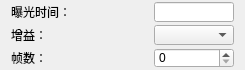
<?xml version="1.0" encoding="UTF-8"?>
<ui version="4.0">
 <class>PEsiPanelWidget</class>
 <widget class="QWidget" name="PEsiPanelWidget">
  <property name="geometry">
   <rect>
    <x>0</x>
    <y>0</y>
    <width>245</width>
    <height>70</height>
   </rect>
  </property>
  <property name="sizePolicy">
   <sizepolicy hsizetype="Expanding" vsizetype="Preferred">
    <horstretch>0</horstretch>
    <verstretch>0</verstretch>
   </sizepolicy>
  </property>
  <property name="minimumSize">
   <size>
    <width>0</width>
    <height>70</height>
   </size>
  </property>
  <property name="maximumSize">
   <size>
    <width>16777215</width>
    <height>16777215</height>
   </size>
  </property>
  <property name="windowTitle">
   <string>PEsiPanelWidget</string>
  </property>
  <layout class="QGridLayout" name="gridLayout" columnstretch="1,0,0">
   <property name="topMargin">
    <number>2</number>
   </property>
   <property name="bottomMargin">
    <number>2</number>
   </property>
   <property name="verticalSpacing">
    <number>3</number>
   </property>
   <item row="0" column="0">
    <widget class="QLabel" name="sampleTimeStaticLabel">
     <property name="minimumSize">
      <size>
       <width>60</width>
       <height>16</height>
      </size>
     </property>
     <property name="maximumSize">
      <size>
       <width>100</width>
       <height>16</height>
      </size>
     </property>
     <property name="text">
      <string>曝光时间：</string>
     </property>
    </widget>
   </item>
   <item row="0" column="1">
    <spacer name="horizontalSpacer">
     <property name="orientation">
      <enum>Qt::Horizontal</enum>
     </property>
     <property name="sizeHint" stdset="0">
      <size>
       <width>96</width>
       <height>20</height>
      </size>
     </property>
    </spacer>
   </item>
   <item row="0" column="2">
    <widget class="QLineEdit" name="cycleTimeEdit">
     <property name="minimumSize">
      <size>
       <width>80</width>
       <height>20</height>
      </size>
     </property>
     <property name="maximumSize">
      <size>
       <width>80</width>
       <height>20</height>
      </size>
     </property>
    </widget>
   </item>
   <item row="1" column="0">
    <widget class="QLabel" name="gainStaticLabel">
     <property name="minimumSize">
      <size>
       <width>30</width>
       <height>16</height>
      </size>
     </property>
     <property name="maximumSize">
      <size>
       <width>100</width>
       <height>16</height>
      </size>
     </property>
     <property name="text">
      <string>增益：</string>
     </property>
    </widget>
   </item>
   <item row="1" column="2">
    <widget class="QComboBox" name="gainComboBox">
     <property name="minimumSize">
      <size>
       <width>80</width>
       <height>20</height>
      </size>
     </property>
     <property name="maximumSize">
      <size>
       <width>80</width>
       <height>20</height>
      </size>
     </property>
     <property name="contextMenuPolicy">
      <enum>Qt::DefaultContextMenu</enum>
     </property>
    </widget>
   </item>
   <item row="2" column="0">
    <widget class="QLabel" name="singleShotFramesStaticLabel">
     <property name="maximumSize">
      <size>
       <width>100</width>
       <height>16777215</height>
      </size>
     </property>
     <property name="text">
      <string>帧数：</string>
     </property>
    </widget>
   </item>
   <item row="2" column="2">
    <widget class="QSpinBox" name="singleShotFramesSpinBox"/>
   </item>
  </layout>
 </widget>
 <layoutdefault spacing="6" margin="11"/>
 <resources/>
 <connections/>
</ui>
